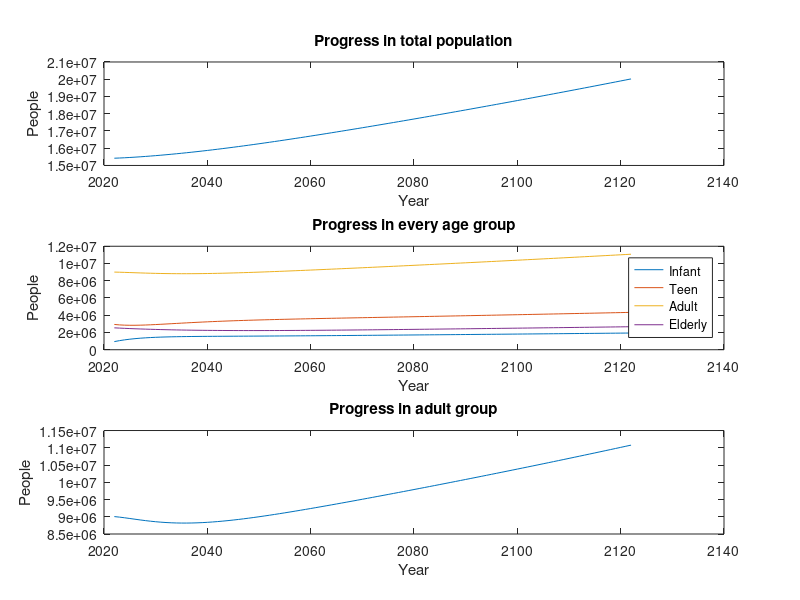

Reproduce this figure in MATLAB.
b = 3; 
dc = 0.22; 
da = 0.09; 
N1= 943187;
N2 = 2932312;
N3 = 9005069;
N4 = 2539419;
N = [N1; N2; N3; N4];

L = [ (1 - dc/100)*5/6, 0, b/100, 0; (1 - dc/100)*1/6, 13/14, 0, 0; 0, 1/14, 39/40, 0; 0, 0, 1/40, (1 - da/100)*9/10 ];

for n = 1:100
    N(:, n + 1) = L * N(:, n);
end

figure(1)
years = 2022:2122;
subplot(3,1,1)
plot(years,sum(N))
title('Progress in total population')
xlabel('Year')
ylabel('People')

subplot(3,1,2)
plot(years, N)
title('Progress in every age group')
xlabel('Year')
ylabel('People')
legend('Infant', 'Teen', 'Adult', 'Elderly')

subplot(3,1,3)
plot(years, N(3, :))
title('Progress in adult group')
xlabel('Year')
ylabel('People')